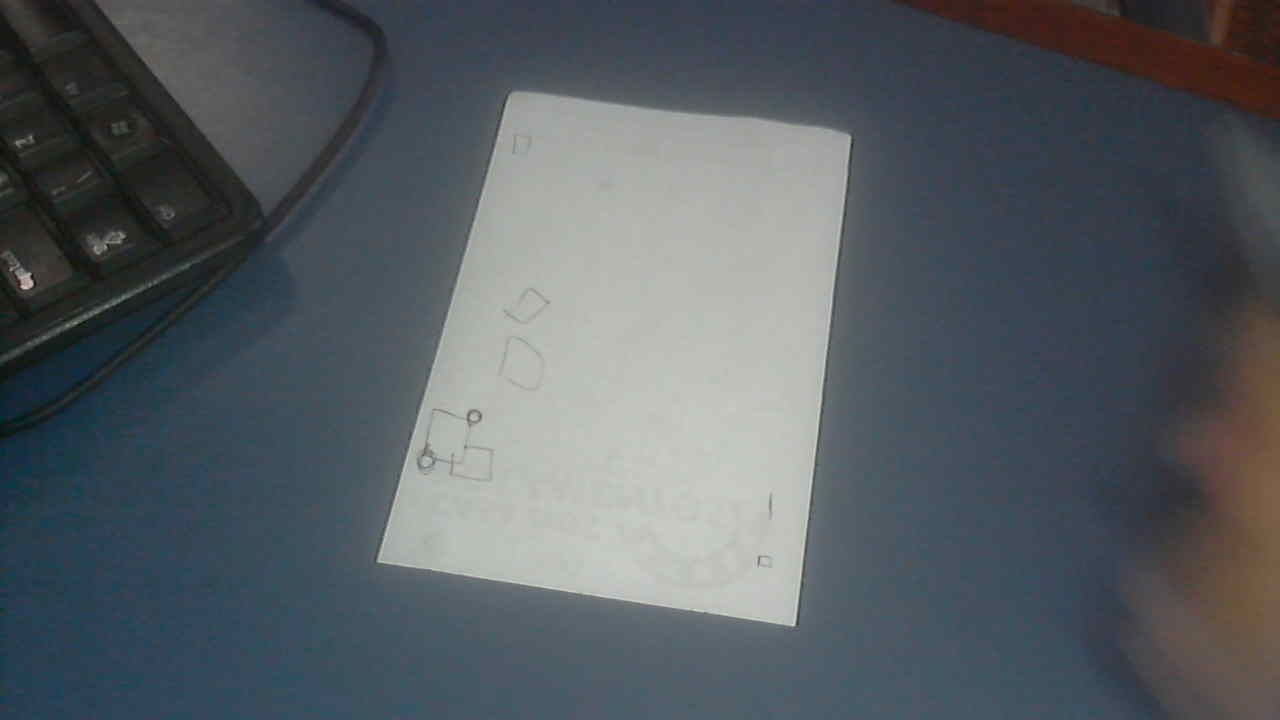
#> input picture captures/batches/batch_01/training/session_20261029_151126_089557/frame_00000374.jpg, 1280 x 720 px
$ python vectorize.py ../captures/batches/batch_01/training/session_20261029_151126_089557/frame_00000374.jpg
#> lines starting #> are read from the running program, lines starting #| are printed output that depends on the picture; after the words box and inside, x2 and y2 are one past the last pixel; in counts of white or black regions, pixels touching at a corner belong together
### draw/export.py
"""Exportação em escala real (etapa 4 do Senado).

O pipeline trabalha no espaço da folha retificada em pixels
(``config.PAPER_W`` x ``config.PAPER_H``, por padrão 850 x 1200 px).
Este módulo é a única camada que converte esses pixels para
milímetros. Ele não toca na detecção, na tinta nem na extração de
traços, e não muda o comportamento do snapshot atual (tecla ``v``),
que continua usando ``strokes.export_strokes`` em pixels.

Decisão de escala (documentada porque não há resposta exata)
------------------------------------------------------------
Um A4 real mede 210 x 297 mm, mas o canvas mede 850 x 1200 px.
As duas razões não são iguais::

    850 px / 210 mm = 4,0476 px/mm   (horizontal)
    1200 px / 297 mm = 4,0404 px/mm  (vertical)

Diferença de ~0,18%. Nenhuma escala uniforme torna as duas
dimensões exatas ao mesmo tempo, e uma escala não uniforme
distorceria o desenho no CAD. Por isso a escala aqui é uniforme
e ancorada na dimensão limitante (``min`` das duas razões): para
o A4, a largura ancora, então a folha efetiva mede 210,00 x
296,47 mm — 0,53 mm a menos que os 297 mm nominais na altura.

Consequência prática, dentro da tolerância declarada: qualquer
segmento de até 100 mm mede 100 +/- 1 mm após a exportação
(o pior caso real é ~0,18 mm, na direção vertical). A altura
total da folha é o único valor que fica 0,53 mm abaixo do
nominal, e isso está registrado em ``effective_mm``, não
escondido. Se a folha fotografada não for o papel declarado,
a escala está errada por definição — por isso o formato
carrega o papel usado (``paper``) e a escala (``scale_mm_per_px``).

Sobre o SVG: as coordenadas dos caminhos já saem em milímetros
e o ``viewBox`` usa as mesmas unidades, então
``width``/``height`` em mm e ``viewBox`` são coerentes e nenhum
visualizador aplica uma segunda escala não uniforme. Emitir
``height="297mm"`` com ``viewBox="0 0 850 1200"`` faria exatamente
isso (esticaria o desenho 0,18% na vertical) e por isso não é
feito aqui, mesmo sendo o esboço inicial do Senado.

Ordem dos traços: o SVG preserva a ordem da lista recebida. No
snapshot atual essa ordem é por centroide (ordem de leitura),
não temporal — o SVG não finge ordem temporal. Quando a etapa
de rastreamento temporal existir, os traços poderão carregar
``id``/``order`` (campos opcionais de ``Stroke``) e o SVG os
emite como ``data-id``/``data-order``; sem eles, os atributos
são omitidos.

DXF: deliberadamente fora desta etapa. Entra depois, com a
escala já validada aqui.
"""

import json
import math
from dataclasses import dataclass
from pathlib import Path

from . import config

# (largura_mm, altura_mm) por nome de papel.
PAPER_SIZES = {
    "A4": (210.0, 297.0),
    "A5": (148.0, 210.0),
    "A3": (297.0, 420.0),
    "Letter": (215.9, 279.4),
}

#: Tolerância declarada para segmentos de até 100 mm, em mm.
SCALE_TOLERANCE_MM_100 = 1.0


@dataclass(frozen=True)
class SheetScale:
    """Escala uniforme px -> mm para uma folha retificada."""

    paper: str
    paper_width_mm: float
    paper_height_mm: float
    canvas_width_px: int
    canvas_height_px: int
    mm_per_px: float
    effective_width_mm: float
    effective_height_mm: float

    # [9 lines left out: function to_dict, not called in this run]


def resolve_paper(paper):
    """Normaliza ``paper`` para (nome, largura_mm, altura_mm).

    Aceita um nome de ``PAPER_SIZES`` ou uma tupla
    ``(largura_mm, altura_mm)``.
    """
    if isinstance(paper, str):
        if paper not in PAPER_SIZES:
            raise ValueError(
                f"papel desconhecido: {paper!r} "
                f"(conhecidos: {sorted(PAPER_SIZES)})"
            )
        width_mm, height_mm = PAPER_SIZES[paper]
        return paper, width_mm, height_mm
    width_mm, height_mm = paper
    if width_mm <= 0 or height_mm <= 0:
        raise ValueError("dimensões do papel devem ser positivas")
    return "custom", float(width_mm), float(height_mm)


def sheet_scale(canvas_width=None, canvas_height=None, paper="A4"):
    """Devolve a escala uniforme para um canvas e um papel.

    A escala é a razão limitante (``min``), para a folha efetiva
    caber dentro do papel nominal sem distorção. Para o A4
    padrão (850 x 1200 px) isso ancora na largura:
    ``mm_per_px = 210 / 850`` e a altura efetiva é 296,47 mm.
    """
    canvas_width = config.PAPER_W if canvas_width is None else canvas_width
    canvas_height = config.PAPER_H if canvas_height is None else canvas_height
    if canvas_width <= 0 or canvas_height <= 0:
        raise ValueError("dimensões do canvas devem ser positivas")
    name, paper_width_mm, paper_height_mm = resolve_paper(paper)
    mm_per_px = min(
        paper_width_mm / canvas_width,
        paper_height_mm / canvas_height,
    )
    return SheetScale(
        paper=name,
        paper_width_mm=paper_width_mm,
        paper_height_mm=paper_height_mm,
        canvas_width_px=int(canvas_width),
        canvas_height_px=int(canvas_height),
        mm_per_px=mm_per_px,
        effective_width_mm=canvas_width * mm_per_px,
        effective_height_mm=canvas_height * mm_per_px,
    )


# [123 lines left out: functions px_to_mm, mm_to_px, stroke_length_mm, _path_data_mm, strokes_to_svg_scaled, strokes_to_dict_scaled and 1 more, not called in this run]

### tools/vectorize.py
"""Vetorização offline do canvas de tinta: raster -> polilinhas -> SVG.

Ferramenta offline, sem câmera: recebe o PNG de um canvas acumulado
(850x1200, espaço do papel) e devolve as polilinhas do desenho.

Pipeline:
  1. binarização (a tinta é a classe minoritária do PNG; nos canvas
     do projeto ela é escura sobre fundo claro);
  2. afinamento com cv2.ximgproc.thinning (Zhang-Suen por padrão;
     o OpenCV do laboratório é o 5.0.0 e tem ximgproc);
  3. travessia do esqueleto como grafo: nós são extremidades
     (grau 1), junções (grau >= 3) e pixels isolados (grau 0),
     com pixels de nó vizinhos contraídos num nó só; arestas são os
     caminhos de pixels de grau 2 entre nós; componentes sem nó
     (laços puros) viram polilinhas fechadas;
  4. simplificação de cada polilinha por Douglas-Peucker, com
     epsilon parametrizável em pixels (padrão 1,5 px);
  5. saída SVG com viewBox em milímetros do papel A4.

Escala: a conversão física é compartilhada com ``draw.export`` e usa
uma escala uniforme limitante, para preservar proporções sem exceder
o papel nominal. No A4 padrão, 850 x 1200 px usam 0,247059 mm/px e
produzem uma folha efetiva de 210,00 x 296,47 mm.

Uso:
  python tools/vectorize.py canvas.png [--out saida.svg]
      [--epsilon 1.5] [--thinning zhangsuen|guohall] [--stats]
  python tools/vectorize.py --selfcheck
"""

import argparse
import json
import sys
from pathlib import Path

import cv2
import numpy as np

_PROJECT_ROOT = str(Path(__file__).resolve().parents[1])
if _PROJECT_ROOT not in sys.path:
    sys.path.insert(0, _PROJECT_ROOT)

from draw import export as stroke_export  # noqa: E402

SHEET_SCALE = stroke_export.sheet_scale(paper="A4")
PAPER_W_PX = SHEET_SCALE.canvas_width_px
PAPER_H_PX = SHEET_SCALE.canvas_height_px
PAPER_W_MM = SHEET_SCALE.effective_width_mm
PAPER_H_MM = SHEET_SCALE.effective_height_mm
MM_PER_PX = SHEET_SCALE.mm_per_px

THINNING_TYPES = {
    "zhangsuen": cv2.ximgproc.THINNING_ZHANGSUEN,
    "guohall": cv2.ximgproc.THINNING_GUOHALL,
}

_NEIGHBORS = [
    (-1, -1), (-1, 0), (-1, 1),
    (0, -1),           (0, 1),
    (1, -1),  (1, 0),  (1, 1),
]


def load_ink(path):
    """Lê um PNG de canvas e devolve (mascara booleana de tinta, polaridade).

    A tinta é a classe minoritária após limiar no cinza médio: nos
    canvas do projeto ela é escura ("escura") sobre fundo claro.
    """
    img = cv2.imread(str(path), cv2.IMREAD_GRAYSCALE)
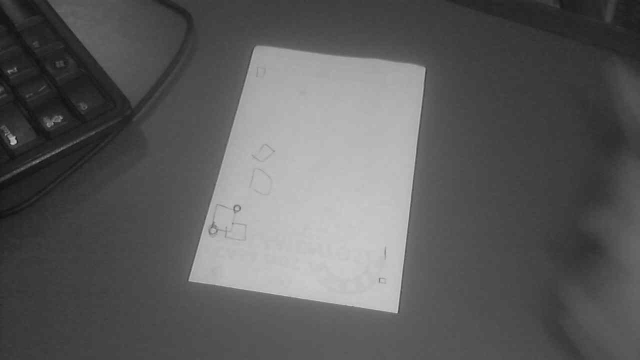
#> img: shape (720, 1280) (shown at 1/2 size); min 8, max 220, mean 91.8
    if img is None:
        raise FileNotFoundError(f"nao foi possivel ler {path}")
    dark = img < 128
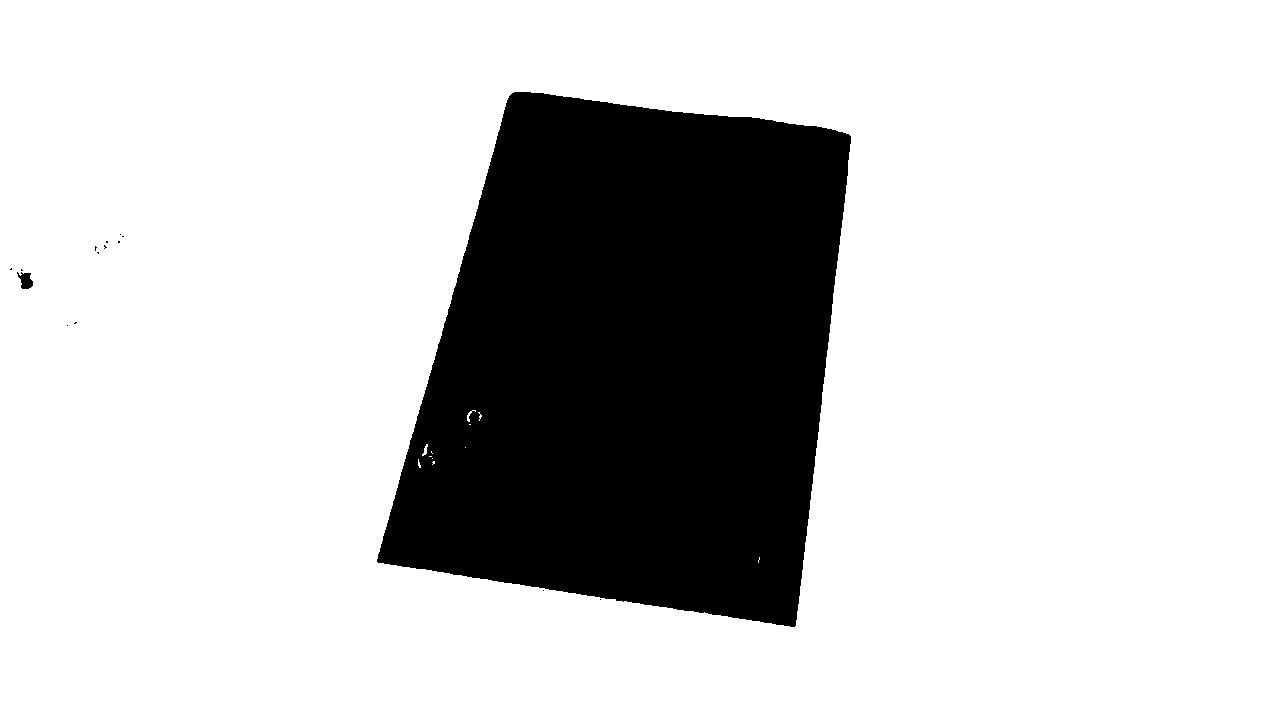
#> dark: shape (720, 1280) bool; 79.5% white; 15 black regions (13 under 20 px), largest, box (x1, y1, x2, y2) and area: (377, 92, 851, 627) 189049, (17, 272, 33, 289) 174
    if dark.sum() <= (~dark).sum():
        return dark, "escura"
    return ~dark, "clara"


def thin(ink, thinning="zhangsuen"):
    """Afina a máscara de tinta para um esqueleto de 1 px (booleano)."""
    src = (ink.astype(np.uint8)) * 255
    skel = cv2.ximgproc.thinning(src, None, THINNING_TYPES[thinning])
    return skel > 0


def _degree(skel):
    """Grau de cada pixel do esqueleto (vizinhança de 8)."""
    s = skel.astype(np.int32)
    padded = np.pad(s, 1)
    deg = np.zeros_like(s)
    for dy, dx in _NEIGHBORS:
        deg += padded[1 + dy:1 + dy + s.shape[0], 1 + dx:1 + dx + s.shape[1]]
    return deg * s


def _skeleton_neighbors(flat_idx, skel_flat, width, height):
    """Índices planos dos vizinhos de 8 que também são esqueleto."""
    y, x = divmod(flat_idx, width)
    out = []
    for dy, dx in _NEIGHBORS:
        ny, nx = y + dy, x + dx
        if 0 <= ny < height and 0 <= nx < width:
            nidx = ny * width + nx
            if skel_flat[nidx]:
                out.append(nidx)
    return out


def traverse_graph(skel):
    """Percorre o esqueleto como grafo e devolve as polilinhas brutas.

    Cada polilinha é um dict {"points": array Nx2 (x, y) em px,
    "closed": bool}. Nós do grafo: componentes conexas de pixels
    com grau != 2 (extremidades, junções contraídas e isolados).
    A âncora de um nó é o centróide dos seus pixels.
    """
    height, width = skel.shape
    deg = _degree(skel)
    node_mask = skel & (deg != 2)
    n_nodes, labels = cv2.connectedComponents(
        node_mask.astype(np.uint8), connectivity=8
    )
    labels_flat = labels.ravel()
    skel_flat = skel.ravel()

    anchors = {}
    node_pixels = {}
    for nid in range(1, n_nodes):
        ys, xs = np.nonzero(labels == nid)
        anchors[nid] = (float(xs.mean()), float(ys.mean()))
        node_pixels[nid] = [int(y) * width + int(x) for y, x in zip(ys, xs)]

    polylines = []
    visited = set()  # pares (a, b) de índices planos já percorridos

    def walk_edge(start_pixel, first_step, start_anchor):
        """Caminha de um nó por pixels de grau 2 até outro nó."""
        path = [first_step]
        visited.add((start_pixel, first_step))
        visited.add((first_step, start_pixel))
        prev, cur = start_pixel, first_step
        end_anchor = None
        while labels_flat[cur] == 0:
            nbrs = [
                n for n in _skeleton_neighbors(cur, skel_flat, width, height)
                if n != prev
            ]
            if len(nbrs) != 1:
                # Pixel regular com vizinhança inesperada (bloco 2x2
                # residual): encerra a aresta neste pixel.
                end_anchor = (float(cur % width), float(cur // width))
                break
            nxt = nbrs[0]
            visited.add((cur, nxt))
            visited.add((nxt, cur))
            path.append(nxt)
            prev, cur = cur, nxt
        if end_anchor is None:
            end_anchor = anchors[labels_flat[cur]]
        points = [start_anchor]
        points += [(float(p % width), float(p // width)) for p in path]
        points.append(end_anchor)
        closed = points[0] == points[-1] and len(path) >= 2
        return {"points": np.array(points, dtype=np.float64), "closed": closed}

    # Arestas a partir de cada nó.
    for nid in range(1, n_nodes):
        anchor = anchors[nid]
        has_external = False
        for p in node_pixels[nid]:
            for q in _skeleton_neighbors(p, skel_flat, width, height):
                if labels_flat[q] == nid:
                    continue
                has_external = True
                if (p, q) in visited:
                    continue
                polylines.append(walk_edge(p, q, anchor))
        if not has_external:
            # Componente sem nenhum vizinho fora de si: pixel isolado
            # (grau 0), uma polilinha de um ponto só. A condição é a
            # ausência de vizinhos externos, não "nenhuma aresta saiu
            # daqui": uma aresta pode ter sido emitida a partir do nó
            # da outra ponta, e nesse caso este nó não é isolado.
            polylines.append(
                {"points": np.array([anchor], dtype=np.float64),
                 "closed": False}
            )

    # Componentes sem nó: laços puros (todos os pixels com grau 2) e
    # qualquer resto não visitado.
    covered = np.zeros(skel_flat.shape, dtype=bool)
    for a, b in visited:
        covered[a] = True
        covered[b] = True
    remaining = np.nonzero(skel_flat & ~covered & (labels_flat == 0))[0]
    seen = set()
    for start in remaining:
        start = int(start)
        if start in seen:
            continue
        path = [start]
        seen.add(start)
        prev, cur = None, start
        while True:
            nbrs = [
                n for n in _skeleton_neighbors(cur, skel_flat, width, height)
                if n != prev
            ]
            if not nbrs:
                break
            nxt = nbrs[0]
            if nxt == start and len(path) >= 3:
                break
            if nxt in seen:
                break
            path.append(nxt)
            seen.add(nxt)
            prev, cur = cur, nxt
        points = [(float(p % width), float(p // width)) for p in path]
        closed = len(path) >= 3
        polylines.append(
            {"points": np.array(points, dtype=np.float64), "closed": closed}
        )

    return polylines


def _dp_open(points, epsilon):
    """Douglas-Peucker iterativo sobre uma polilinha aberta."""
    n = len(points)
    if n <= 2:
        return points
    keep = np.zeros(n, dtype=bool)
    keep[0] = keep[-1] = True
    stack = [(0, n - 1)]
    while stack:
        a, b = stack.pop()
        if b <= a + 1:
            continue
        pa, pb = points[a], points[b]
        ab = pb - pa
        norm = np.hypot(ab[0], ab[1])
        seg = points[a + 1:b]
        if norm == 0:
            dists = np.hypot(seg[:, 0] - pa[0], seg[:, 1] - pa[1])
        else:
            cross = np.abs(
                ab[0] * (pa[1] - seg[:, 1]) - (pa[0] - seg[:, 0]) * ab[1]
            )
            dists = cross / norm
        i = int(np.argmax(dists))
        if dists[i] > epsilon:
            keep[a + 1 + i] = True
            stack.append((a, a + 1 + i))
            stack.append((a + 1 + i, b))
    return points[keep]


def simplify(points, epsilon, closed):
    """Douglas-Peucker; em laço fechado, divide em dois arcos pelas
    duas âncoras mais distantes entre si."""
    if len(points) <= 2 or epsilon <= 0:
        return points
    if not closed:
        return _dp_open(points, epsilon)
    # Âncoras: o ponto mais longe do centróide e o mais longe dele.
    centroid = points.mean(axis=0)
    i_a = int(np.argmax(np.hypot(*(points - centroid).T)))
    i_b = int(np.argmax(np.hypot(*(points - points[i_a]).T)))
    if i_a == i_b:
        return _dp_open(points, epsilon)
    lo, hi = min(i_a, i_b), max(i_a, i_b)
    arc1 = points[lo:hi + 1]
    arc2 = np.vstack([points[hi:], points[:lo + 1]])
    s1 = _dp_open(arc1, epsilon)
    s2 = _dp_open(arc2, epsilon)
    return np.vstack([s1, s2[1:]])


def vectorize_mask(ink, epsilon=1.5, thinning="zhangsuen"):
    """Máscara de tinta -> polilinhas simplificadas (px, espaço do papel)."""
    skel = thin(ink, thinning)
    raw = traverse_graph(skel)
    out = []
    for line in raw:
        pts = simplify(line["points"], epsilon, line["closed"])
        out.append({"points": pts, "closed": line["closed"]})
    return out


def dense_samples(points, closed, step=1.0):
    """Amostra pontos ao longo da polilinha com espaçamento <= step px."""
    if len(points) == 1:
        return points.copy()
    pts = list(points)
    if closed:
        pts = pts + [pts[0]]
    samples = []
    for a, b in zip(pts[:-1], pts[1:]):
        length = float(np.hypot(*(np.array(b) - np.array(a))))
        n = max(1, int(np.ceil(length / step)))
        for i in range(n):
            t = i / n
            samples.append(np.array(a) * (1 - t) + np.array(b) * t)
    samples.append(np.array(pts[-1], dtype=np.float64))
    return np.array(samples)


def distance_stats(ink, polylines):
    """Distâncias polilinha<->tinta nos dois sentidos, em px e mm.

    Sentido 1 (polilinha -> tinta): amostras densas (<= 1 px) das
    polilinhas simplificadas contra o mapa de distância à tinta.
    Sentido 2 (tinta -> polilinha): todos os pixels de tinta contra
    o mapa de distância às polilinhas rasterizadas (linhas de 1 px
    sobre os vértices simplificados). A rasterização quantiza o
    sentido 2 na grade de pixels: é o proxy honesto da saída vetorial.
    """
    dt_to_ink = cv2.distanceTransform(
        (~ink).astype(np.uint8), cv2.DIST_L2, 5
    )
    samples = []
    for line in polylines:
        samples.append(dense_samples(line["points"], line["closed"]))
    samples = np.vstack(samples) if samples else np.zeros((0, 2))
    h, w = ink.shape
    sx = np.clip(np.round(samples[:, 0]).astype(int), 0, w - 1)
    sy = np.clip(np.round(samples[:, 1]).astype(int), 0, h - 1)
    d_fwd = dt_to_ink[sy, sx]

    raster = np.zeros(ink.shape, dtype=np.uint8)
    for line in polylines:
        pts = np.round(line["points"]).astype(np.int32).reshape(-1, 1, 2)
        if len(pts) == 1:
            raster[pts[0, 0, 1], pts[0, 0, 0]] = 1
        else:
            cv2.polylines(
                raster, [pts], bool(line["closed"]), 1, thickness=1,
                lineType=cv2.LINE_8,
            )
    dt_to_poly = cv2.distanceTransform(
        (raster == 0).astype(np.uint8), cv2.DIST_L2, 5
    )
    d_bwd = dt_to_poly[ink]

    def summary(d):
        if len(d) == 0:
            return {"n": 0}
        return {
            "n": int(len(d)),
            "media_px": float(d.mean()),
            "mediana_px": float(np.median(d)),
            "p95_px": float(np.percentile(d, 95)),
            "max_px": float(d.max()),
            "media_mm": float(d.mean() * MM_PER_PX),
        }

    return {
        "polilinha_para_tinta": summary(d_fwd),
        "tinta_para_polilinha": summary(d_bwd),
    }


def write_svg(polylines, out_path, epsilon, thinning):
    """Escreve SVG usando a escala uniforme canônica de ``draw.export``."""
    lines = [
        '<?xml version="1.0" encoding="UTF-8"?>',
        f"<!-- Draw vectorize: epsilon={epsilon} px, thinning={thinning}, "
        f"paper=A4, scale={MM_PER_PX:.6f} mm/px, "
        f"effective={PAPER_W_MM:.2f}x{PAPER_H_MM:.2f} mm -->",
        f'<svg xmlns="http://www.w3.org/2000/svg" '
        f'width="{PAPER_W_MM:.2f}mm" height="{PAPER_H_MM:.2f}mm" '
        f'viewBox="0 0 {PAPER_W_MM:.2f} {PAPER_H_MM:.2f}">',
    ]
    for line in polylines:
        pts = line["points"]
        if len(pts) == 1:
            cx, cy = pts[0][0] * MM_PER_PX, pts[0][1] * MM_PER_PX
            lines.append(
                f'<circle cx="{cx:.2f}" cy="{cy:.2f}" r="0.30" fill="#000"/>'
            )
            continue
        coords = " ".join(
            f"{x * MM_PER_PX:.2f},{y * MM_PER_PX:.2f}" for x, y in pts
        )
        tag = "polygon" if line["closed"] else "polyline"
        lines.append(
            f'<{tag} points="{coords}" fill="none" stroke="#000" '
            f'stroke-width="0.30"/>'
        )
    lines.append("</svg>")
    Path(out_path).write_text("\n".join(lines) + "\n", encoding="utf-8")


def describe(ink, polylines, stats):
    """Resumo textual de uma vetorização."""
    n_points = sum(1 for line in polylines if len(line["points"]) == 1)
    n_closed = sum(1 for line in polylines if line["closed"])
    return {
        "pixels_tinta": int(ink.sum()),
        "polilinhas": len(polylines),
        "polilinhas_fechadas": n_closed,
        "polilinhas_de_um_ponto": n_points,
        "saltos_de_caneta": max(0, len(polylines) - 1),
        "distancias": stats,
    }


# [68 lines left out: function _selfcheck, not called in this run]


def main(argv=None):
    parser = argparse.ArgumentParser(
        description="Vetoriza um canvas de tinta (PNG) para polilinhas/SVG."
    )
    parser.add_argument("input", nargs="?", help="PNG do canvas de tinta")
    parser.add_argument("--out", default=None, help="SVG de saída")
    parser.add_argument("--epsilon", type=float, default=1.5,
                        help="epsilon do Douglas-Peucker em px (padrao 1,5)")
    parser.add_argument("--thinning", choices=list(THINNING_TYPES),
                        default="zhangsuen",
                        help="algoritmo de afinamento (padrao zhangsuen)")
    parser.add_argument("--stats", action="store_true",
                        help="imprime as distâncias nos dois sentidos")
    parser.add_argument("--selfcheck", action="store_true",
                        help="roda a bancada sintética e sai")
    args = parser.parse_args(argv)

    if args.selfcheck:
        _selfcheck()
        return 0
    if not args.input:
        parser.error("informe o PNG de entrada ou --selfcheck")

    ink, polarity = load_ink(args.input)
#> polarity = 'clara'
#> (the rest of the program and of its run is left out)
